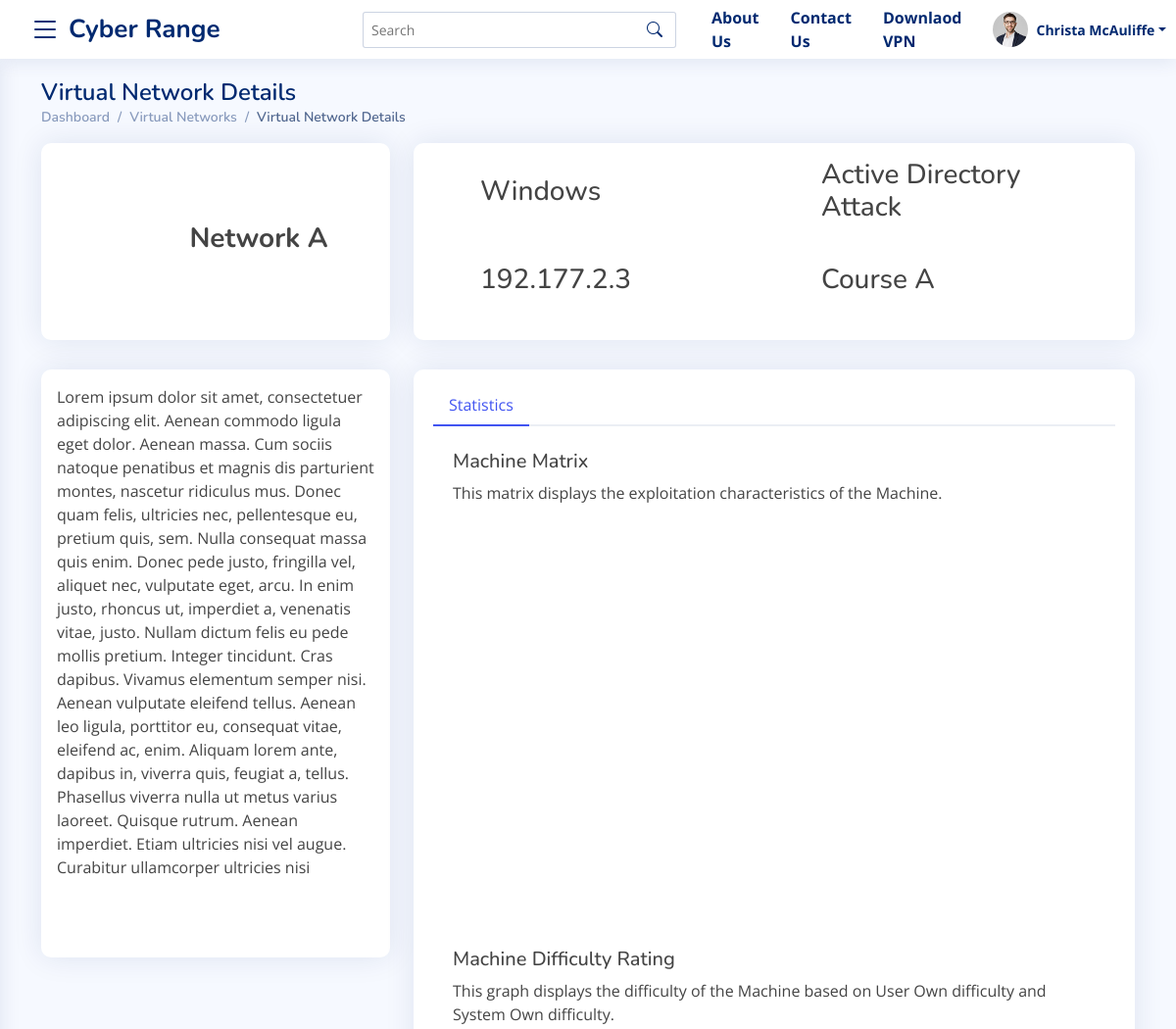
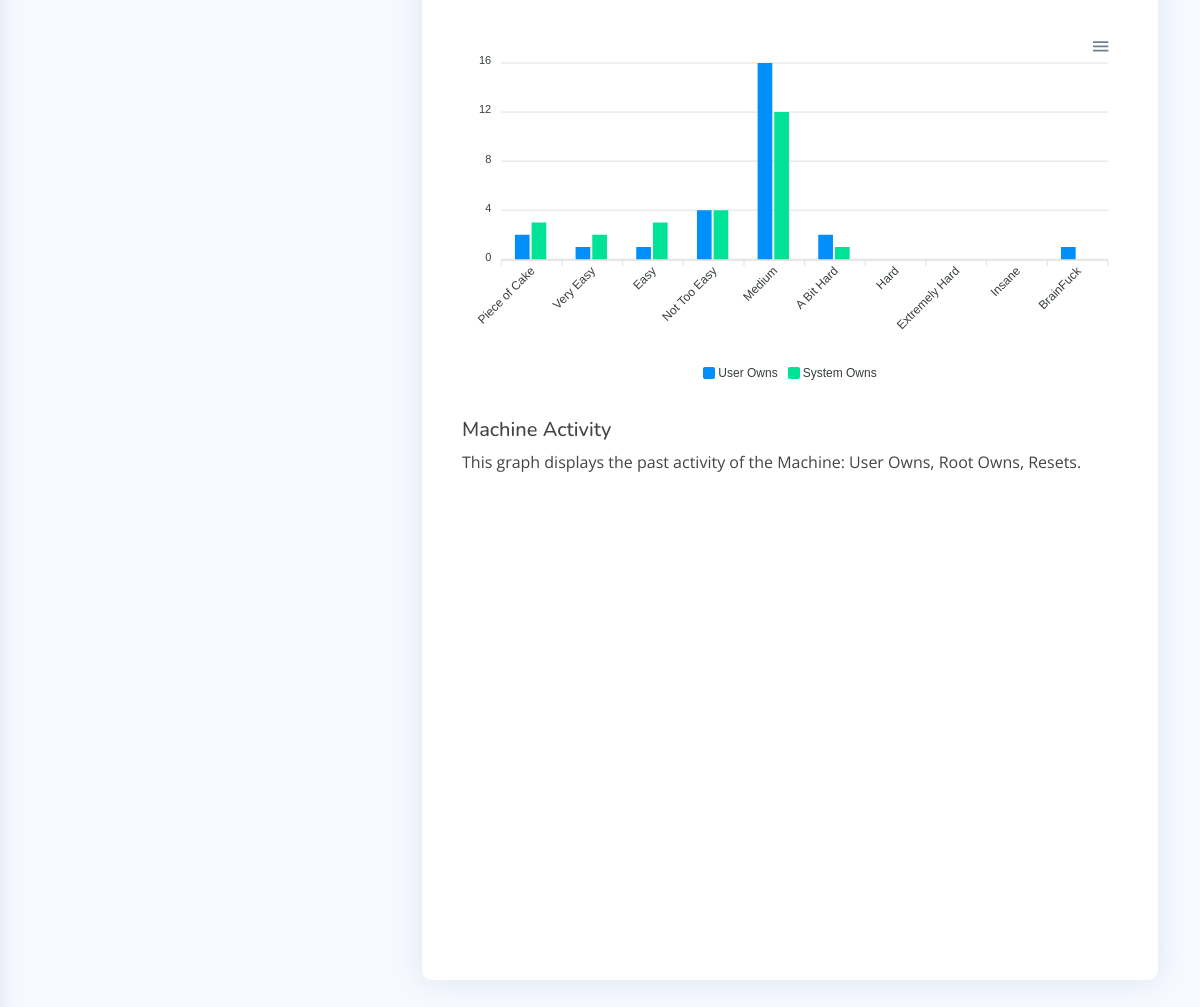
The page /instructor/networks/1/detail (signed in) on the database its author committed (2 pictures, top to bottom).
### accounts/models.py (models this page shows, shortened)
class User(AbstractBaseUser):
    username = models.CharField(
        verbose_name="Username",
        max_length=255,
        default="",
        blank=True,
        unique=False,
    )
    email = models.EmailField(
        verbose_name='email address',
        max_length=255,
        unique=True,
    )
    is_active = models.BooleanField(default=True, help_text="User is verified and have access to the website. Admin can also block a user by un-check this field")
    is_staff = models.BooleanField(default=False , editable=False) # a admin user; non super-user
    is_superuser = models.BooleanField(default=False, help_text="Superuser of the whole website.") # a superuser
    is_student = models.BooleanField(default=False)
    is_instructor = models.BooleanField(default=False)
    is_admin = models.BooleanField(default=False)
    groups = models.ManyToManyField(
        Group,
        verbose_name=_('groups'),
        blank=True,
        help_text=_(
            'The groups this user belongs to. A user will get all permissions '
            'granted to each of their groups.'
        ),
        related_name="user_groups_set",
        related_query_name="user",
    )
    permissions = models.ManyToManyField(
        Permission,
        verbose_name=_('user permissions'),
        blank=True,
        help_text=_('Specific permissions for this user.'),
        related_name="user_permissions_set",
        related_query_name="user",
    )
    date_joined = models.DateTimeField(_('Date Joined'), blank=True, null=True, auto_now_add=True)
    updated= models.DateTimeField( verbose_name= _('Last Updated Timestamp') , auto_now= True)
    vpn_file  = models.FileField(upload_to='vpn/', blank=True)
    USERNAME_FIELD = 'email'
    REQUIRED_FIELDS = [] # Email & Password are required by default.
    objects = UserManager()

### master_app/models.py (models this page shows, shortened)
class VirtualNetwork(models.Model):
    course = models.ForeignKey(Course, on_delete=models.CASCADE)
    name = models.CharField(max_length=100)
    description = RichTextField()
    operating_system = models.CharField(max_length=100, default=1 )
    scenarios = models.CharField(max_length=200, default="1" ,)
    rating  = models.CharField(max_length=1 , default="1", choices=RATING_CHOICES, blank=True, null=True)
    config_file_url = models.URLField(max_length=300 , default="" , blank=True, null=True)
    ip_address = models.GenericIPAddressField(blank=True, null=True)
    topology_image = models.ImageField(upload_to="topologies/", blank=True, null=True)
    ssh_file = models.FileField(upload_to="sshFiles/" , blank=True, null=True)
    instructions = RichTextField(blank = True, null=True, default="")
    is_instance_created = models.BooleanField(default=False, blank=True, null=True)
    imageRef = models.CharField(max_length=200 , blank=True, null=True)
    size = models.CharField(max_length=200 , blank=True, null=True)
    status = models.CharField(max_length=200 , blank=True, null=True)
    state = models.CharField(max_length=200 , blank=True, null=True)
    min_ram = models.CharField(max_length=200 , blank=True, null=True)
    min_disk = models.CharField(max_length=200 , blank=True, null=True)
    server_id = models.CharField(max_length=200, blank=True, null=True)
    def get_operating_system(self):
        try:
            return OPERATING_SYSTEM_CHOICES_TEXT[self.operating_system]
        except:
            return self.operating_system
    def get_scenarios(self):
        try:
            return SCENARIOS_CATEGORYIES_TEXT[self.scenarios]
        except:
            return self.scenarios

class Course(models.Model):
    instructor = models.ForeignKey(User, on_delete=models.CASCADE)
    name = models.CharField(max_length=100)
    start_time = models.DateTimeField(auto_now_add=False, default=timezone.now)
    end_time = models.DateTimeField(auto_now_add=False, default=timezone.now)
    created_timestamp = models.DateTimeField( auto_now_add=True )
    description = RichTextField()
    is_approved = models.CharField(max_length=2, choices=APPROVED_CHOICES, default="1")
    points = models.IntegerField(blank=True, null=True, default=60)
    course_img = models.ImageField(blank=True, upload_to="courses/")

### master_app/views.py (the view)
# urls.py: path("instructor/networks/<int:vn_id>/detail", views.InstructorMachineDetail, name="instructor-machine-detail-url"),
@login_required
@teacher_required
def InstructorMachineDetail(request, vn_id):
    template_name = 'master_app/instructor/network_detail.html'
    try:
        virtual_network = VirtualNetwork.objects.get(id=vn_id)
    except VirtualNetwork.DoesNotExist:
        messages.error(request, "Requested Virtual Network does not exist.")
        return redirect(reverse("student-machines-url"))
    except:
        messages.error(request, "Requested page does not exist.")
        return redirect(reverse("student-dasboard-url"))
    context = {
        "virtual_network": virtual_network
    }
    return render(request, template_name, context)

### master_app/templates/master_app/instructor/network_detail.html (shortened to what this page needs)
{%  extends 'base.html' %}
{% load static %}
{% block content %}
<main id="main" class="main">
      <section class="section dashboard">
        <div class="container">
          <div class="pagetitle">
            <h1>Virtual Network Details</h1>
            <nav>
              <ol class="breadcrumb">
                <li class="breadcrumb-item"><a href="{%url 'instructor-dasboard-url' %}">Dashboard</a></li>
                <li class="breadcrumb-item"><a href="{% url 'instructor-virtual-network-url' %}">Virtual Networks</a></li>
                <li class="breadcrumb-item active">Virtual Network Details</li>
              </ol>
            </nav>
          </div>
          {% include 'master_app/network_details.html' %}
        </div>
      </section>
</main>
{% endblock %}

### master_app/templates/master_app/header.html (shortened to what this page needs)
{% load static %}
<header class="header fixed-top d-flex align-items-center  sticky-top ">
  <div class="d-flex align-items-center justify-content-center">
    {% if request.user.is_authenticated %}
      <i class="bi bi-list toggle-sidebar-btn"></i>
    {% endif %}
    <a href="{% url 'master_index' %}" class="logo d-flex align-items-center ms-2">
      <span class="d-none d-lg-block">  Cyber Range</span>
    </a>
  </div>
  <div class="search-bar">
    <form class="search-form d-flex align-items-center" method="POST" action="#">
      <input type="text" name="query" placeholder="Search" title="Enter search keyword">
      <button type="submit" title="Search"><i class="bi bi-search"></i></button>
    </form>
  </div>
  <nav class="header-nav  ms-auto">
    <ul class="d-flex align-items-center">
      {% if request.user.is_authenticated %}
      <li class="nav-item">
        <a href="{% url 'about_url' %}" class="nav-link nav-profile d-flex align-items-center px-3 fw-bold">
          About Us</a>
      </li>
      <li class="nav-item">
        <a href="{% url 'contact_url' %}" class="nav-link nav-profile d-flex align-items-center px-3 fw-bold">
          Contact Us</a>
      </li>
      {% if request.user.vpn_file %}
      <li class="nav-item">
        <a href="{{ request.user.vpn_file.url }}" class="nav-link nav-profile d-flex align-items-center px-3 fw-bold">Downlaod VPN </a>
      </li>
      {% else %}
        <li class="nav-item">
          <a href="{% url 'create_vpn_url' %}" class="nav-link nav-profile d-flex align-items-center px-3 fw-bold create-vpn">Create VPN </a>
        </li>
      {% endif %}
      <li class="nav-item dropdown px-3">
        <a class="nav-link nav-profile d-flex align-items-center pe-0" href="#" data-bs-toggle="dropdown">
          <img src="{% static 'assets/img/profile-img.jpg' %}" alt="Profile" class="rounded-circle">
          <span class="d-none d-md-block dropdown-toggle ps-2 fw-bold">{{ request.user.username }}</span>
        </a>
      </li>
      {% endif %}
    </ul>
  </nav>
</header>

### master_app/templates/master_app/network_details.html (shortened to what this page needs)
{% load static %}
<div class="row ">
    <div class="col-12 col-md-4 d-flex align-items-stretch">
        <div class="card w-100">
            <div class="card-body align-items-center d-flex justify-content-center">
                    <div class="card-icon rounded-circle ">
                    </div>
                    <div class="ps-4">
                      <h6 class="mb-0 mt-3 fs-3 fw-bolder">{{ virtual_network.name }}</h6>
                    </div>
            </div>
        </div>
    </div>
    <div class="col-12 col-md-8 ">
      <div class="card ">
        <div class="card-body">
          <div class="container">
            <div class="row align-items-center justify-content-center">
              <div class="col py-3 px-lg-5 " ><h3>{{ virtual_network.get_operating_system  }}</h3></div>
              <div class="col py-3 px-lg-5 "><h3>{{ virtual_network.get_scenarios  }}</h3></div>
              <div class="col py-3 px-lg-5 "><h3>{{ virtual_network.ip_address  }}</h3></div>
              <div class="col py-3 px-lg-5 "><h3>{{ virtual_network.course.name  }}</h3></div>
            </div>
          </div>
        </div>
      </div>
    </div>
</div>
<div class="row ">
    <div class="col-md-6 col-lg-4">
        <div class="card  p-0">
            <div class="card-body p-3">
              {{ virtual_network.description|safe }}
            </div>
        </div>
    </div>
    <div class="col-md-6 col-lg-8">
        <div class="card">
            <div class="card-body">
              <ul class="nav nav-tabs nav-tabs-bordered" id="borderedTab" role="tablist">
                <li class="nav-item " role="presentation">
                  <button class="nav-link active" id="profile-tab" data-bs-toggle="tab" data-bs-target="#bordered-profile" type="button" role="tab" aria-controls="profile" aria-selected="false">Statistics</button>
                </li>
              </ul>
              <div class="tab-content pt-2" id="borderedTabContent">
                <div class="tab-pane fade show active" id="bordered-profile" role="tabpanel" aria-labelledby="profile-tab">
                  <div class="card shadow-none bg-transparent mt-3">
                    <div class="card-body">
                        <h5>Machine Matrix</h5>
                        <p>This matrix displays the exploitation characteristics of the Machine. </p>
                    </div>
                    <div class="card-body pb-0 mb-3">
                        <div id="budgetChart" style="min-height: 400px;" class="echart"></div>
                    </div>
                    <div class="card-body ">
                        <h5>Machine Difficulty Rating</h5>
                        <p>This graph displays the difficulty of the Machine based on User Own difficulty and System Own difficulty.</p>
                    </div>
                    <div class="card-body">
                        <div id="columnChart"></div>
                    </div>
                    <div class="card-body">
                        <h5>Machine Activity</h5>
                        <p>This graph displays the past activity of the Machine: User Owns, Root Owns, Resets. </p>
                    </div>
                    <div class="card-body">
                        <div id="lineChart" style="min-height: 400px;" class="echart"></div>
                      </div>
                  </div>
                </div>
              </div>
            </div>
          </div>
    </div>
</div>

### master_app/static/assets/css/style.css (style rules this page uses)
:root { scroll-behavior: smooth; }
body { font-family: "Open Sans", sans-serif; background: #f6f9ff; color: #444444; }
a { color: #4154f1; text-decoration: none; }
h1, h2, h3, h4, h5, h6 { font-family: "Nunito", sans-serif; }
#main { margin-top: 60px; padding: 20px 30px; transition: all 0.3s; }
.pagetitle { margin-bottom: 10px; }
.pagetitle h1 { font-size: 24px; margin-bottom: 0; font-weight: 600; color: #012970; }
.card { margin-bottom: 30px; border: none; border-radius: 5px; box-shadow: 0px 0 30px rgba(1, 41, 112, 0.1); }
.card-body { padding: 0 20px 20px 20px; }
.breadcrumb { font-size: 14px; font-family: "Nunito", sans-serif; color: #899bbd; font-weight: 600; }
.breadcrumb a { color: #899bbd; transition: 0.3s; }
.breadcrumb .breadcrumb-item::before { color: #899bbd; }
.breadcrumb .active { color: #51678f; font-weight: 600; }
.nav-tabs-bordered { border-bottom: 2px solid #ebeef4; }
.nav-tabs-bordered .nav-link { margin-bottom: -2px; border: none; color: #2c384e; }
.nav-tabs-bordered .nav-link.active { background-color: #fff; color: #4154f1; border-bottom: 2px solid #4154f1; }
.logo { line-height: 1; }
@media (min-width: 1200px) { .logo { width: 280px; } }
.logo span { font-size: 26px; font-weight: 700; color: #012970; font-family: "Nunito", sans-serif; }
.header { transition: all 0.5s; z-index: 997; height: 60px; box-shadow: 0px 2px 20px rgba(1, 41, 112, 0.1); background-color: #fff; padding-left: 20px; }
.header .toggle-sidebar-btn { font-size: 32px; padding-left: 10px; cursor: pointer; color: #012970; }
.header .search-bar { min-width: 360px; padding: 0 20px; }
.header .search-form { width: 100%; }
.header .search-form input { border: 0; font-size: 14px; color: #012970; border: 1px solid rgba(1, 41, 112, 0.2); padding: 7px 38px 7px 8px; border-radius: 3px; transition: 0.3s; width: 100%; }
.header .search-form button { border: 0; padding: 0; margin-left: -30px; background: none; }
.header .search-form button i { color: #012970; }
.header-nav ul { list-style: none; }
.header-nav>ul { margin: 0; padding: 0; }
.header-nav .nav-profile { color: #012970; }
.header-nav .nav-profile img { max-height: 36px; }
.header-nav .nav-profile span { font-size: 14px; font-weight: 600; }
@media (min-width: 1200px) { #main, #footer { margin-left: 300px; } }
@media (min-width: 1200px) { .toggle-sidebar #main, .toggle-sidebar #footer { margin-left: 0; } }
.dashboard .card-icon { font-size: 32px; line-height: 0; width: 64px; height: 64px; flex-shrink: 0; flex-grow: 0; }

### master_app/templates/master_app/base.html (style rules this page uses)
#main { margin-top: 0; }
.card { border-radius: 0.625rem; }

### rows shown on the page
User: user.username "Christa McAuliffe"
VirtualNetwork: name "Network A", get_operating_system "Windows", get_scenarios "Active Directory Attack", ip_address "192.177.2.3", course.name "Course A", description "Lorem ipsum dolor sit amet, consectetuer adipiscing elit. Aenean commodo ligula eget dolor. Aenean massa. Cum sociis natoque penatibus et magnis dis parturient montes, nascetur ridiculus mus. Donec quam felis, ultricies nec, pellentesque eu, pretium quis, sem. Nulla consequat massa quis enim. Donec pede justo, fringilla vel, aliquet nec, vulputate eget, arcu. In enim justo, rhoncus ut, imperdiet a, venenatis vitae, justo. Nullam dictum felis eu pede mollis pretium. Integer tincidunt. Cras dapibus. Vivamus elementum semper nisi. Aenean vulputate eleifend tellus. Aenean leo ligula, porttitor eu, consequat vitae, eleifend ac, enim. Aliquam lorem ante, dapibus in, viverra quis, feugiat a,…"
